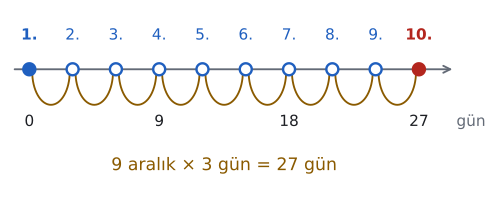

The script that drew this image:
import sys; sys.path.insert(0, "tools")
from cizim import *

# 3 günde bir kursa giden biri: 1. gidiş 0. gün, 10. gidiş 27. gün. 10 gidiş arasında 9 aralık var.
fig, ax = sekil(6.4, 2.5)
ax.axis("off")
ax.annotate("", xy=(29.5, 0), xytext=(-1.2, 0), arrowprops=dict(arrowstyle="->", color=SOLUK, lw=1.4))
for k in range(10):
    g = 3 * k
    ilk_son = k in (0, 9)
    renk = KIRMIZI if k == 9 else MAVI
    ax.plot(g, 0, "o", ms=9, mfc=renk if ilk_son else "white", mec=renk, mew=1.8, zorder=5)
    ax.text(g, 0.55, f"{k + 1}.", ha="center", va="bottom", fontsize=11.5, color=renk,
            fontweight="bold" if ilk_son else "normal")
    if k in (0, 3, 6, 9):
        ax.text(g, -0.95, str(g), ha="center", va="top", fontsize=11.5, color=YAZI)
for k in range(9):
    ax.add_patch(patches.Arc((3 * k + 1.5, -0.05), 2.6, 1.4, theta1=180, theta2=360, color=SARI, lw=1.4))
ax.text(13.5, -1.85, "9 aralık × 3 gün = 27 gün", ha="center", va="top", fontsize=13, color=SARI)
ax.text(29.6, -0.95, "gün", ha="left", va="top", fontsize=11.5, color=SOLUK)
ax.set_xlim(-1.5, 31.5); ax.set_ylim(-2.6, 1.3)
kaydet(fig, __file__)
